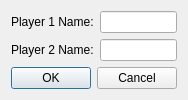
<?xml version="1.0" encoding="UTF-8"?>
<ui version="4.0">
 <class>ConfigurationDialog</class>
 <widget class="QDialog" name="ConfigurationDialog">
  <property name="geometry">
   <rect>
    <x>0</x>
    <y>0</y>
    <width>184</width>
    <height>96</height>
   </rect>
  </property>
  <property name="windowTitle">
   <string>Dialog</string>
  </property>
  <layout class="QGridLayout" name="gridLayout">
   <item row="0" column="0">
    <widget class="QLabel" name="label">
     <property name="text">
      <string>Player 1 Name:</string>
     </property>
    </widget>
   </item>
   <item row="0" column="1">
    <widget class="QLineEdit" name="player1Name"/>
   </item>
   <item row="1" column="0">
    <widget class="QLabel" name="label_2">
     <property name="text">
      <string>Player 2 Name:</string>
     </property>
    </widget>
   </item>
   <item row="1" column="1">
    <widget class="QLineEdit" name="player2Name"/>
   </item>
   <item row="2" column="0" colspan="2">
    <widget class="QDialogButtonBox" name="buttonBox">
     <property name="orientation">
      <enum>Qt::Horizontal</enum>
     </property>
     <property name="standardButtons">
      <set>QDialogButtonBox::Cancel|QDialogButtonBox::Ok</set>
     </property>
    </widget>
   </item>
  </layout>
 </widget>
 <resources/>
 <connections>
  <connection>
   <sender>buttonBox</sender>
   <signal>accepted()</signal>
   <receiver>ConfigurationDialog</receiver>
   <slot>accept()</slot>
   <hints>
    <hint type="sourcelabel">
     <x>248</x>
     <y>254</y>
    </hint>
    <hint type="destinationlabel">
     <x>157</x>
     <y>274</y>
    </hint>
   </hints>
  </connection>
  <connection>
   <sender>buttonBox</sender>
   <signal>rejected()</signal>
   <receiver>ConfigurationDialog</receiver>
   <slot>reject()</slot>
   <hints>
    <hint type="sourcelabel">
     <x>316</x>
     <y>260</y>
    </hint>
    <hint type="destinationlabel">
     <x>286</x>
     <y>274</y>
    </hint>
   </hints>
  </connection>
 </connections>
</ui>
